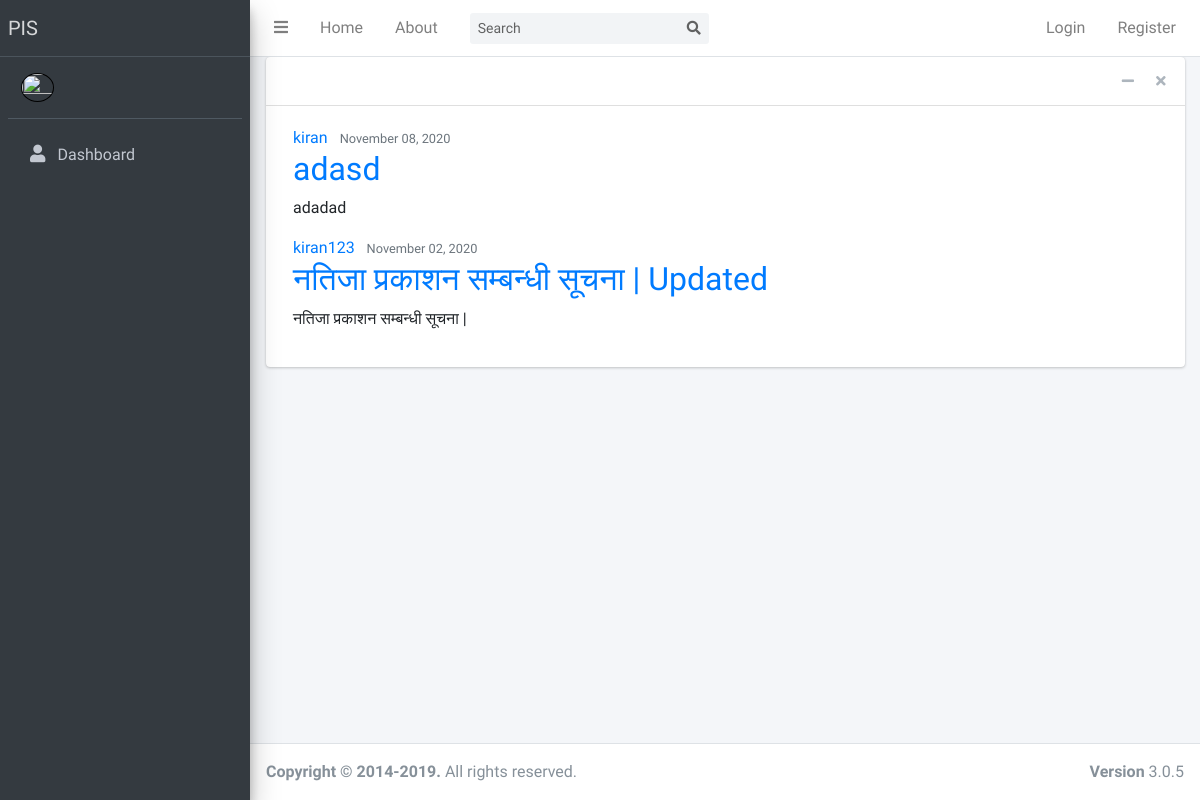
The page / on the database its author committed.
### blog/models.py (models this page shows, shortened)
class Post(models.Model):
    title = models.CharField(max_length=100)
    content = RichTextField(blank=True, null=True)
    date_posted = models.DateTimeField(default=timezone.now)
    author = models.ForeignKey(User, on_delete=models.CASCADE)

### blog/views.py (the view)
# urls.py: path('', PostListView.as_view(), name='blog-home'),
class PostListView(ListView):
	model = Post
	template_name = 'blog/home.html'
	context_object_name = 'posts'
	ordering = ['-date_posted']
	paginate_by = 5

### blog/templates/blog/home.html (shortened to what this page needs)
{% extends "blog/base.html" %}
{% block content %}
        {% for post in posts %}
            <article class="media content-section">
                <div class="media-body">
                    <div class="article-metadata">
                        <a class="mr-2" href="{% url 'user-post' post.author.username %}">{{ post.author }}</a>
                        <small class="text-muted">{{ post.date_posted|date:"F d, Y" }}</small>
                    </div>
                    <h2><a class="article-title" href="{% url 'post-detail' post.id %}">{{ post.title }}</a></h2>
                    <p class="article-content">{{ post.content }}</p>
                </div>
            </article>
        {% endfor %}
{% endblock content %}

### rows shown on the page
Post: author "kiran", date_posted "November 08, 2020", title "adasd", content "adadad"
Post: author "kiran123", date_posted "November 02, 2020", title "नतिजा प्रकाशन सम्बन्धी सूचना | Updated", content "नतिजा प्रकाशन सम्बन्धी सूचना |"
